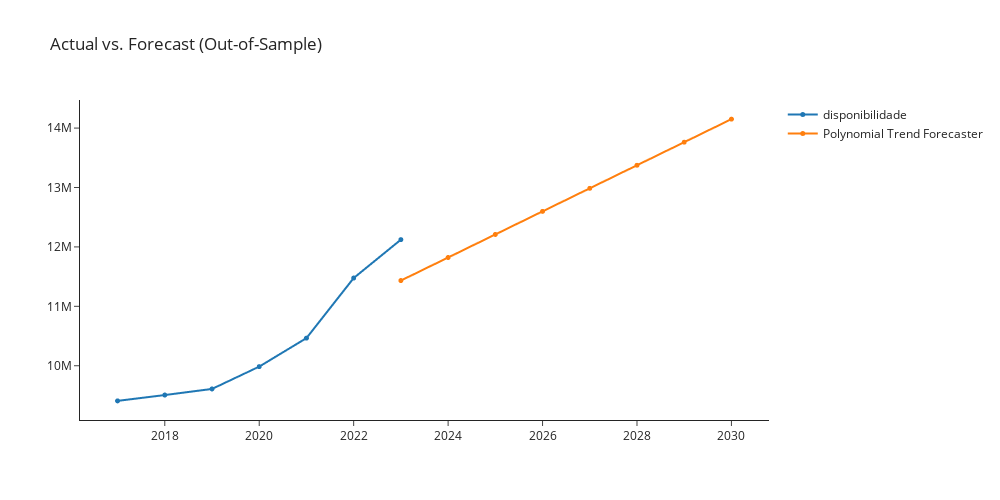

This figure's notebook cell:
### Markdown cell above
## polytrend

### Code cell
polytrend = exp.create_model('polytrend')
exp.plot_model(plot = 'decomp', 
               data_kwargs = {'type' : 'multiplicative'},
               fig_kwargs = {"height":500,"width":1000,"template": "simple_white","hoverinfo":"none","big_data_threshold":10})
exp.plot_model(estimator = polytrend, 
               plot = 'forecast', 
               data_kwargs = {'fh' : 8},
               fig_kwargs = {"height":500,"width":1000,"template": "simple_white","hoverinfo":"none","big_data_threshold":10})

### Figure 1 — Plotly figure (JSON) as saved in the notebook; plotly's stock layout.template omitted (floating-point values rounded to 4 significant figures)
{"data": [{"hoverinfo": "none", "line": {"width": 2}, "marker": {"size": 5}, "mode": "lines+markers", "name": "disponibilidade", "type": "scattergl", "x": [2017, 2018, 2019, 2020, 2021, 2022, 2023, 2024, 2025, 2026, 2027, 2028, 2029, 2030], "xaxis": "x", "y": [9408526, 9506669, 9609533, 9985265, 10464882, 11475682, 12122515, null, null, null, null, null, null, null], "yaxis": "y"}, {"hoverinfo": "none", "line": {"width": 2}, "marker": {"size": 5}, "mode": "lines+markers", "name": "Polynomial Trend Forecaster", "type": "scattergl", "x": [2017, 2018, 2019, 2020, 2021, 2022, 2023, 2024, 2025, 2026, 2027, 2028, 2029, 2030], "xaxis": "x", "y": [null, null, null, null, null, null, 11430000.0, 11820000.0, 12210000.0, 12600000.0, 12990000.0, 13370000.0, 13760000.0, 14150000.0], "yaxis": "y"}], "layout": {"autosize": false, "height": 500, "showlegend": true, "title": {"text": "Actual vs. Forecast (Out-of-Sample)"}, "width": 1000, "xaxis": {"anchor": "y", "domain": [0, 1]}, "yaxis": {"anchor": "x", "domain": [0, 1]}}}
